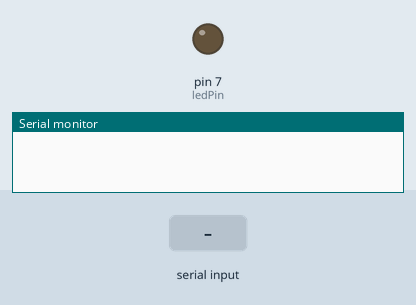
A sketch run on a simulated Arduino Uno, built with avr-gcc and run on an emulated ATmega328P. On the bench: output pins drawn as LEDs (lit = HIGH), the last lines printed to the serial monitor. The test bench sets the inputs (shaded band).

Above: at 1.2 s.
1.3 s: "ON" received over Serial
At 3.5 s:
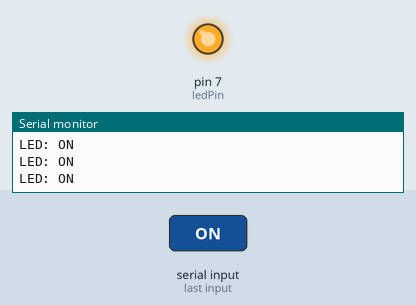
3.8 s: "OFF" received over Serial
At 5.7 s:
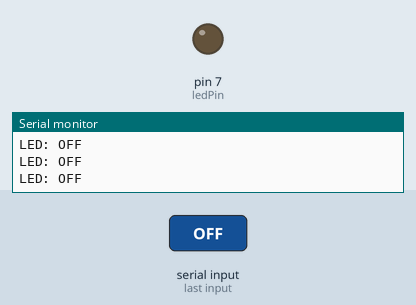
Timing chart, 0 to 7.2 s (numbered marks = the images above; inputs shaded):
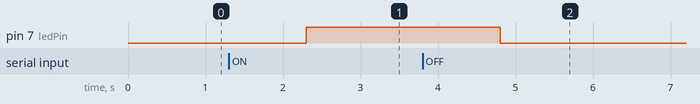

Measured:
- after the input at 1.3 s, pin 7 (ledPin): LOW → HIGH after 1.0 s
- after the input at 3.8 s, pin 7 (ledPin): HIGH → LOW after 1.0 s

The sketch:

btcode.ino
```cpp
#define ledPin 7
String state;

void setup() {
 pinMode(ledPin, OUTPUT);
 digitalWrite(ledPin, LOW);
 Serial.begin(9600); // Default communication rate of the Bluetooth module
}

void loop() {
 if(Serial.available() > 0){ // Checks whether data is comming from the serial port
 state = Serial.readString(); // Reads the data from the serial port
 Serial.println(state); // Send back, to the phone, the String "LED: ON"
 }

 if (state == "OFF") {
 digitalWrite(ledPin, LOW); // Turn LED OFF
 Serial.println("LED: OFF"); // Send back, to the phone, the String "LED: ON"
 }
 else if (state == "ON") {
 digitalWrite(ledPin, HIGH);
 Serial.println("LED: ON");
 }
}
```
